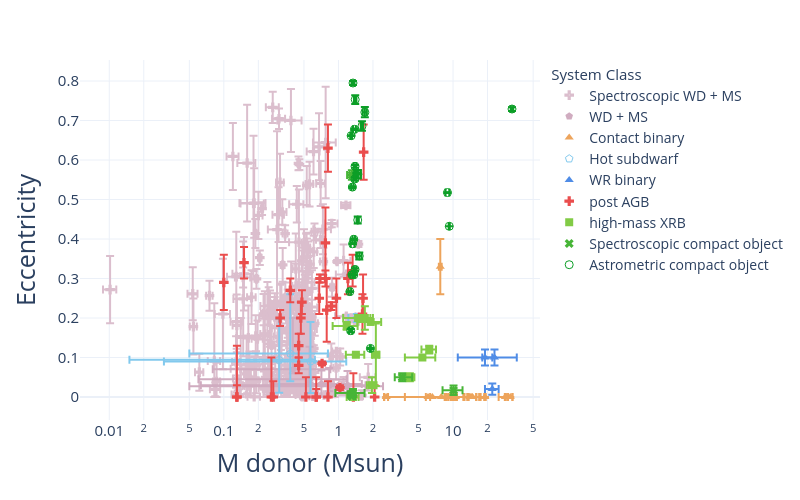

Notebook source saved alongside this figure:
### Code cell
## donor (2) vs accretor (1) mass
make_scatter(
    df,
    x='M2', y='Eccentricity',
    out_html=None,
    out_pdf=None,
    x_log=True, y_log=False,
    x_title='M donor (Msun)', 
    y_title='Eccentricity',
    export_legend_to_pdf=True,
    export_height=500,
    export_width=800,
    export_scale=2,
    # xlim=(0, 50), ylim=(0, 50)
)

### Figure 1 — Plotly figure (JSON) as saved in the notebook; plotly's stock layout.template omitted (floating-point values rounded to 4 significant figures; data arrays with more than 128 entries replaced by an {"elided": "..."} marker saying what was removed)
{"data": [{"customdata": {"elided": "238x8 mixed values"}, "error_x": {"array": {"elided": "238 float values"}, "arrayminus": {"elided": "238 float values"}}, "error_y": {"array": {"elided": "238 float values"}, "arrayminus": {"elided": "238 float values"}}, "hovertemplate": "<b>%{hovertext}</b><br><br>system_class=Spectroscopic WD + MS<br>M2=%{x}<br>Eccentricity=%{y}<br>obs_type_1=%{customdata[0]}<br>obs_type_2=%{customdata[1]}<br>evol_type_1=%{customdata[2]}<br>evol_type_2=%{customdata[3]}<br>M2_err_plus=%{customdata[4]}<br>M2_err_minus=%{customdata[5]}<br>Eccentricity_err_plus=%{customdata[6]}<br>Eccentricity_err_minus=%{customdata[7]}<extra></extra>", "hovertext": {"elided": "238 str values"}, "legendgroup": "Spectroscopic WD + MS", "marker": {"color": "#dbbecd", "size": 8, "symbol": "cross-dot"}, "mode": "markers", "name": "Spectroscopic WD + MS", "orientation": "v", "showlegend": true, "type": "scatter", "x": {"elided": "238 float values"}, "xaxis": "x", "y": {"elided": "238 float values"}, "yaxis": "y"}, {"customdata": [["BD", "WD", "Unknown", "WD", 0.89, 0.45, 0.0339, 0.0323], ["M6", "WD", "MS", "WD", 1.25, 1.15, 0.039, 0.015], ["MS", "WD", "MS", "WD", 0.62, 0.5, 0.082, 0.008], ["MS", "WD", "MS", "WD", 0.893, 0.767, 0.0439, 0.01523], ["A", "WD", "Unknown", "WD", 0.45, 0.32, 0.13, 0.01]], "error_x": {"array": [0.89, 1.25, 0.62, 0.893, 0.45], "arrayminus": [0.45, 1.15, 0.5, 0.767, 0.32]}, "error_y": {"array": [0.0339, 0.039, 0.082, 0.0439, 0.13], "arrayminus": [0.0323, 0.015, 0.008, 0.01523, 0.01]}, "hovertemplate": "<b>%{hovertext}</b><br><br>system_class=WD + MS<br>M2=%{x}<br>Eccentricity=%{y}<br>obs_type_1=%{customdata[0]}<br>obs_type_2=%{customdata[1]}<br>evol_type_1=%{customdata[2]}<br>evol_type_2=%{customdata[3]}<br>M2_err_plus=%{customdata[4]}<br>M2_err_minus=%{customdata[5]}<br>Eccentricity_err_plus=%{customdata[6]}<br>Eccentricity_err_minus=%{customdata[7]}<extra></extra>", "hovertext": ["VWHyi", "UGem", "SDSSJ212531-010745", "2M10243847+1624582", "V651Mon"], "legendgroup": "WD + MS", "marker": {"color": "#d0acc0", "size": 8, "symbol": "pentagon"}, "mode": "markers", "name": "WD + MS", "orientation": "v", "showlegend": true, "type": "scatter", "x": [0.71, 1.2, 0.56, 0.83, 0.4], "xaxis": "x", "y": [0.0331, 0.027, 0.045, 0.02957, 0.07], "yaxis": "y"}, {"customdata": {"elided": "19x8 mixed values"}, "error_x": {"array": [1.1, 1.4, 1.7, 0.4, 0.3, 0.3, 3.4, 0.12, 0.26, 0.22, 0.22, 0.28, 3.5, 0.1, 0.5, 4.0, 0.3, 5.4, 2.3], "arrayminus": [1.1, 1.4, 1.7, 0.4, 0.3, 0.3, 3.4, 0.12, 0.26, 0.22, 0.22, 0.28, 2.8, 0.1, 0.5, 4.0, 0.3, 5.4, 2.3]}, "error_y": {"array": [0.0, 0.0, 0.0, 0.0, 0.0, 0.0, 0.0, 0.0, 0.0, 0.07, 0.0, 0.0, 0.0, 0.0, 0.0, 0.0, 0.0, 0.0, 0.0], "arrayminus": [0.0, 0.0, 0.0, 0.0, 0.0, 0.0, 0.0, 0.0, 0.0, 0.07, 0.0, 0.0, 0.0, 0.0, 0.0, 0.0, 0.0, 0.0, 0.0]}, "hovertemplate": "<b>%{hovertext}</b><br><br>system_class=Contact binary<br>M2=%{x}<br>Eccentricity=%{y}<br>obs_type_1=%{customdata[0]}<br>obs_type_2=%{customdata[1]}<br>evol_type_1=%{customdata[2]}<br>evol_type_2=%{customdata[3]}<br>M2_err_plus=%{customdata[4]}<br>M2_err_minus=%{customdata[5]}<br>Eccentricity_err_plus=%{customdata[6]}<br>Eccentricity_err_minus=%{customdata[7]}<extra></extra>", "hovertext": ["LSS 3074", "MY Cam", "OGLE SMC-SC10 108086", "TU Mus", "V382 Cyg", "VFTS 352", "CT Tau", "GU Mon", "SV Cen", "V606 Cen", "V701 Sco", "V745 Cas", "VFTS 066", "RZ Pyx", "XZ Cep", "V348 Car", "V729 Cyg", "BH Cen", "HD 64315B"], "legendgroup": "Contact binary", "marker": {"color": "#eda45c", "size": 8, "symbol": "triangle-up"}, "mode": "markers", "name": "Contact binary", "orientation": "v", "showlegend": true, "type": "scatter", "x": [14.8, 31.6, 14.3, 10.4, 19.0, 28.6, 14.01, 8.58, 6.05, 7.74, 9.74, 10.47, 6.6, 2.61, 9.3, 29.0, 8.8, 7.9, 14.6], "xaxis": "x", "y": [0.0, 0.0, 0.0, 0.0, 0.0, 0.0, 0.0, 0.0, 0.0, 0.33, 0.0, 0.0, 0.0, 0.0, 0.0, 0.0, 0.0, 0.0, 0.0], "yaxis": "y"}, {"customdata": [["Be", "sdOB", "MS", "He-star", 0.23, 0.23, 0.01, 0.01], ["G", "sdB", "Unknown", "He-star", 0.6, 0.54, 0.1, 0.08], ["M", "sdB", "Unknown", "He-star", 0.43, 0.33, 0.15, 0.07], ["K0", "sdB", "MS", "He-star", 0.319, 0.289, 0.105, 0.083]], "error_x": {"array": [0.23, 0.6, 0.43, 0.319], "arrayminus": [0.23, 0.54, 0.33, 0.289]}, "error_y": {"array": [0.01, 0.1, 0.15, 0.105], "arrayminus": [0.01, 0.08, 0.07, 0.083]}, "hovertemplate": "<b>%{hovertext}</b><br><br>system_class=Hot subdwarf<br>M2=%{x}<br>Eccentricity=%{y}<br>obs_type_1=%{customdata[0]}<br>obs_type_2=%{customdata[1]}<br>evol_type_1=%{customdata[2]}<br>evol_type_2=%{customdata[3]}<br>M2_err_plus=%{customdata[4]}<br>M2_err_minus=%{customdata[5]}<br>Eccentricity_err_plus=%{customdata[6]}<br>Eccentricity_err_minus=%{customdata[7]}<extra></extra>", "hovertext": ["HD200310", "HFG1", "EQPsc", "HD185510"], "legendgroup": "Hot subdwarf", "marker": {"color": "#82c9ed", "size": 8, "symbol": "pentagon-open"}, "mode": "markers", "name": "Hot subdwarf", "orientation": "v", "showlegend": true, "type": "scatter", "x": [1.45, 0.57, 0.38, 0.304], "xaxis": "x", "y": [0.2, 0.09, 0.11, 0.094], "yaxis": "y"}, {"customdata": [["O6 V", "WR-WN4", "MS", "He-star", 3, 3, 0.014, 0.014], ["O-O6 I", "WR-WN4", "MS", "He-star", 13, 5, 0.02, 0.02], ["O-O4 V", "WR-WO4", "MS", "He-star", 3, 8, 0.02, 0.02]], "error_x": {"array": [3.0, 13.0, 3.0], "arrayminus": [3.0, 5.0, 8.0]}, "error_y": {"array": [0.014, 0.02, 0.02], "arrayminus": [0.014, 0.02, 0.02]}, "hovertemplate": "<b>%{hovertext}</b><br><br>system_class=WR binary<br>M2=%{x}<br>Eccentricity=%{y}<br>obs_type_1=%{customdata[0]}<br>obs_type_2=%{customdata[1]}<br>evol_type_1=%{customdata[2]}<br>evol_type_2=%{customdata[3]}<br>M2_err_plus=%{customdata[4]}<br>M2_err_minus=%{customdata[5]}<br>Eccentricity_err_plus=%{customdata[6]}<br>Eccentricity_err_minus=%{customdata[7]}<extra></extra>", "hovertext": ["BAT99 19", "SMC AB 7", "SMC AB 8"], "legendgroup": "WR binary", "marker": {"color": "#4f8ce6", "size": 8, "symbol": "triangle-up"}, "mode": "markers", "name": "WR binary", "orientation": "v", "showlegend": true, "type": "scatter", "x": [22.0, 23.0, 19.0], "xaxis": "x", "y": [0.02, 0.1, 0.1], "yaxis": "y"}, {"customdata": {"elided": "33x8 mixed values"}, "error_x": {"array": [Infinity, Infinity, Infinity, Infinity, Infinity, Infinity, Infinity, Infinity, Infinity, Infinity, Infinity, Infinity, Infinity, Infinity, Infinity, Infinity, Infinity, Infinity, Infinity, Infinity, Infinity, Infinity, Infinity, Infinity, Infinity, Infinity, Infinity, Infinity, Infinity, Infinity, Infinity, Infinity, Infinity], "arrayminus": [0.0, 0.0, 0.0, 0.0, 0.0, 0.0, 0.0, 0.0, 0.0, 0.0, 0.0, 0.0, 0.0, 0.0, 0.0, 0.0, 0.0, 0.0, 0.0, 0.0, 0.0, 0.0, 0.0, 0.0, 0.0, 0.0, 0.0, 0.0, 0.0, 0.0, 0.0, 0.0, 0.0]}, "error_y": {"array": [0.07, 0.05, 0.006, 0.005, 0.08, 0.09, 0.03, 0.02, 0.01, 0.05, 0.03, 0.04, 0.1, 0.05, 0.04, 0.01, 0.02, 0.05, 0.03, 0.02, 0.04, 0.02, 0.13, 0.06, 0.03, 0.03, 0.04, 0.07, 0.04, 0.04, 0.06, 0.04, 0.06], "arrayminus": [0.07, 0.0, 0.006, 0.005, 0.08, 0.09, 0.03, 0.02, 0.01, 0.05, 0.0, 0.04, 0.0, 0.05, 0.04, 0.01, 0.0, 0.0, 0.0, 0.02, 0.04, 0.02, 0.0, 0.06, 0.03, 0.03, 0.04, 0.07, 0.0, 0.0, 0.0, 0.04, 0.06]}, "hovertemplate": "<b>%{hovertext}</b><br><br>system_class=post AGB<br>M2=%{x}<br>Eccentricity=%{y}<br>obs_type_1=%{customdata[0]}<br>obs_type_2=%{customdata[1]}<br>evol_type_1=%{customdata[2]}<br>evol_type_2=%{customdata[3]}<br>M2_err_plus=%{customdata[4]}<br>M2_err_minus=%{customdata[5]}<br>Eccentricity_err_plus=%{customdata[6]}<br>Eccentricity_err_minus=%{customdata[7]}<extra></extra>", "hovertext": ["89 Her", "AC Her", "BD+39 4926", "BD+46 442", "DY Ori", "EP Lyr", "HD 44179", "HD 46703", "HD 52961", "HD 95767", "HD 108015", "HD 131356", "HD 158616", "HD 213985", "HP Lyr", "HR 4049", "IRAS 05208-2035", "IRAS 06165+3158", "IRAS 06452-3456", "IRAS 08544-4431", "IRAS 09144-4933", "IRAS 15469-5311", "IRAS 16230-3410", "IRAS 17038-4815", "IRAS 19125+0343", "IRAS 19135+3937", "IRAS 19157-0247", "RU Cen", "SAO 173329", "ST Pup", "SX Cen", "TW Cam", "U Mon"], "legendgroup": "post AGB", "marker": {"color": "#ea4d4d", "size": 8, "symbol": "cross"}, "mode": "markers", "name": "post AGB", "orientation": "v", "showlegend": true, "type": "scatter", "x": [0.1, 0.64, 1.03, 0.72, 0.79, 0.77, 0.38, 0.77, 0.87, 0.96, 0.13, 1.33, 0.26, 1.62, 0.47, 0.69, 0.64, 0.52, 2.07, 0.31, 1.21, 0.45, 0.13, 0.81, 0.48, 0.45, 0.15, 1.66, 0.27, 0.81, 1.35, 0.68, 1.64], "xaxis": "x", "y": [0.29, 0.0, 0.024, 0.085, 0.22, 0.39, 0.27, 0.3, 0.23, 0.25, 0.0, 0.32, 0.0, 0.21, 0.2, 0.3, 0.0, 0.0, 0.0, 0.2, 0.3, 0.08, 0.0, 0.63, 0.24, 0.13, 0.34, 0.62, 0.0, 0.0, 0.0, 0.25, 0.25], "yaxis": "y"}, {"customdata": [["B0.5Iae-1b", "NS?", "MS", "NS", 0.16, 0.16, 0.079, 0.079], ["O7V(f)n", "BH", "MS", "BH", 0.9, 0.9, 0.01, 0.01], ["O6-7 II-III", "NS?", "MS", "NS", 0.16, 0.16, 0, 0], ["B2Iae", "NS?", "MS", "NS", 0.3, 0.3, 0.03, 0.03], ["B0.2Ia", "NS?", "MS", "NS", 0.29, 0.29, 0.01, 0.01], ["Ofpe/WN9", "NS?", "He-star", "NS", 0.26, 0.26, 0.001, 0.001], ["O6Iafcp", "NS?", "MS", "NS", 0.19, 0.19, 0.02, 0.02], ["B0-1Ia", "NS?", "MS", "NS", 0.45, 0.45, 0, 0], ["B1Ib", "NS?", "MS", "NS", 0.4, 0.4, 0, 0], ["A7Ib", "BH", "MS", "BH", 0.4, 0.4, 0.01, 0.01], ["B1.5-B2IIIe", "BH", "MS", "BH", 1.6, 1.6, 0, 0]], "error_x": {"array": [0.16, 0.9, 0.16, 0.3, 0.29, 0.26, 0.19, 0.45, 0.4, 0.4, 1.6], "arrayminus": [0.16, 0.9, 0.16, 0.3, 0.29, 0.26, 0.19, 0.45, 0.4, 0.4, 1.6]}, "error_y": {"array": [0.079, 0.01, 0.0, 0.03, 0.01, 0.001, 0.02, 0.0, 0.0, 0.01, 0.0], "arrayminus": [0.079, 0.01, 0.0, 0.03, 0.01, 0.001, 0.02, 0.0, 0.0, 0.01, 0.0]}, "hovertemplate": "<b>%{hovertext}</b><br><br>system_class=high-mass XRB<br>M2=%{x}<br>Eccentricity=%{y}<br>obs_type_1=%{customdata[0]}<br>obs_type_2=%{customdata[1]}<br>evol_type_1=%{customdata[2]}<br>evol_type_2=%{customdata[3]}<br>M2_err_plus=%{customdata[4]}<br>M2_err_minus=%{customdata[5]}<br>Eccentricity_err_plus=%{customdata[6]}<br>Eccentricity_err_minus=%{customdata[7]}<extra></extra>", "hovertext": ["Vela X-1", "HD 96670", "Cen X-3", "1E 1145.1-6141", "4U 1538-522", "OAO 1657-415", "4U 1700-377", "EXO 1722-363", "IGR J18027-2016", "SS 433", "MWC 656"], "legendgroup": "high-mass XRB", "marker": {"color": "#82cb46", "size": 8, "symbol": "square"}, "mode": "markers", "name": "high-mass XRB", "orientation": "v", "showlegend": true, "type": "scatter", "x": [2.12, 6.2, 1.34, 1.7, 1.18, 1.42, 1.96, 1.91, 1.5, 4.2, 5.4], "xaxis": "x", "y": [0.107, 0.12, 0.0001, 0.2, 0.18, 0.107, 0.03, 0.19, 0.2, 0.05, 0.1], "yaxis": "y"}, {"customdata": [["O7V", "Unknown", "MS", "BH", 2, 2, 0.012, 0.012], ["RG", "BH?", "RGB", "Unknown", 0.8, 0.5, 0.01, 0.01], ["Unknown", "NS/WD?", "MS", "NS", 0.1, 0.1, 0.007, 0.005], ["RG", "NS/WD?", "RGB", "NS", 0.12, 0.12, 0.012, 0.012], ["Unknown", "NS/WD?", "MS", "NS", 0.35, 0.4, 0.01, 0.01], ["Unknown", "WD/NS?", "MS", "NS", 0.1, 0.05, 0.002, 0.002]], "error_x": {"array": [2.0, 0.8, 0.1, 0.12, 0.35, 0.1], "arrayminus": [2.0, 0.5, 0.1, 0.12, 0.4, 0.05]}, "error_y": {"array": [0.012, 0.01, 0.007, 0.012, 0.01, 0.002], "arrayminus": [0.012, 0.01, 0.005, 0.012, 0.01, 0.002]}, "hovertemplate": "<b>%{hovertext}</b><br><br>system_class=Spectroscopic compact object<br>M2=%{x}<br>Eccentricity=%{y}<br>obs_type_1=%{customdata[0]}<br>obs_type_2=%{customdata[1]}<br>evol_type_1=%{customdata[2]}<br>evol_type_2=%{customdata[3]}<br>M2_err_plus=%{customdata[4]}<br>M2_err_minus=%{customdata[5]}<br>Eccentricity_err_plus=%{customdata[6]}<br>Eccentricity_err_minus=%{customdata[7]}<extra></extra>", "hovertext": ["VFTS 243", "G3425", "2MASS J06163552", "56 UMa", "J0606+2132", "LAMOST J2354"], "legendgroup": "Spectroscopic compact object", "marker": {"color": "#47b537", "size": 8, "symbol": "x"}, "mode": "markers", "name": "Spectroscopic compact object", "orientation": "v", "showlegend": true, "type": "scatter", "x": [10.1, 3.6, 1.3, 1.31, 1.34, 1.3], "xaxis": "x", "y": [0.017, 0.05, 0.007, 0.562, 0.01, 0.002], "yaxis": "y"}, {"customdata": {"elided": "24x8 mixed values"}, "error_x": {"array": [0.1, 0.34, 0.82, 0.015, 0.05, 0.04, 0.032, 0.034, 0.04, 0.024, 0.04, 0.03, 0.04, 0.032, 0.033, 0.07, 0.04, 0.034, 0.07, 0.035, 0.023, 0.034, 0.034, 0.09], "arrayminus": [0.1, 0.34, 0.82, 0.015, 0.05, 0.04, 0.032, 0.034, 0.04, 0.024, 0.04, 0.03, 0.04, 0.032, 0.033, 0.07, 0.04, 0.034, 0.07, 0.035, 0.023, 0.034, 0.034, 0.09]}, "error_y": {"array": [2e-05, 0.0009, 0.0048, 0.002, 0.0007, 0.0026, 0.0021, 0.009, 0.004, 0.001, 0.005, 0.001, 0.004, 0.001, 0.0033, 0.013, 0.0018, 0.0021, 0.009, 0.0035, 0.0011, 0.012, 0.011, 0.011], "arrayminus": [2e-05, 0.0009, 0.0048, 0.002, 0.0007, 0.0026, 0.0021, 0.009, 0.004, 0.001, 0.005, 0.001, 0.004, 0.001, 0.0033, 0.013, 0.0018, 0.0021, 0.009, 0.0035, 0.0011, 0.012, 0.011, 0.011]}, "hovertemplate": "<b>%{hovertext}</b><br><br>system_class=Astrometric compact object<br>M2=%{x}<br>Eccentricity=%{y}<br>obs_type_1=%{customdata[0]}<br>obs_type_2=%{customdata[1]}<br>evol_type_1=%{customdata[2]}<br>evol_type_2=%{customdata[3]}<br>M2_err_plus=%{customdata[4]}<br>M2_err_minus=%{customdata[5]}<br>Eccentricity_err_plus=%{customdata[6]}<br>Eccentricity_err_minus=%{customdata[7]}<extra></extra>", "hovertext": ["Gaia BH1", "Gaia BH2", "Gaia BH3", "Gaia NS1", "J0553-1349", "J2057-4742", "J1553-6846", "J2102+3703", "J0742-4749", "J0152-2049", "J0003-5604", "J1733+5808", "J1150-2203", "J1449+6919", "J0217-7541", "J0639-3655", "J1739+4502", "J0036-0932", "J1048+6547", "J2145+2837", "J2244-2236", "J0824+5254", "J0230+5950", "J0634+6256"], "legendgroup": "Astrometric compact object", "marker": {"color": "#0c9e27", "size": 8, "symbol": "circle-open"}, "mode": "markers", "name": "Astrometric compact object", "orientation": "v", "showlegend": true, "type": "scatter", "x": [9.27, 8.94, 32.7, 1.902, 1.33, 1.31, 1.323, 1.473, 1.28, 1.291, 1.34, 1.362, 1.39, 1.258, 1.396, 1.7, 1.38, 1.362, 1.52, 1.396, 1.443, 1.604, 1.401, 1.48], "xaxis": "x", "y": [0.4323, 0.5176, 0.7291, 0.123, 0.3879, 0.3095, 0.5314, 0.448, 0.168, 0.6615, 0.795, 0.3093, 0.552, 0.2668, 0.3228, 0.721, 0.6777, 0.3993, 0.357, 0.584, 0.5666, 0.686, 0.753, 0.564], "yaxis": "y"}], "layout": {"height": 500, "legend": {"font": {"size": 14}, "itemclick": "toggle", "itemdoubleclick": "toggleothers", "title": {"font": {"size": 15}, "text": "System Class"}, "tracegroupgap": 0}, "margin": {"t": 60}, "width": 800, "xaxis": {"anchor": "y", "domain": [0, 1], "tickfont": {"size": 15}, "title": {"font": {"size": 25}, "text": "M donor (Msun)"}, "type": "log"}, "yaxis": {"anchor": "x", "domain": [0, 1], "tickfont": {"size": 15}, "title": {"font": {"size": 25}, "text": "Eccentricity"}}}}
